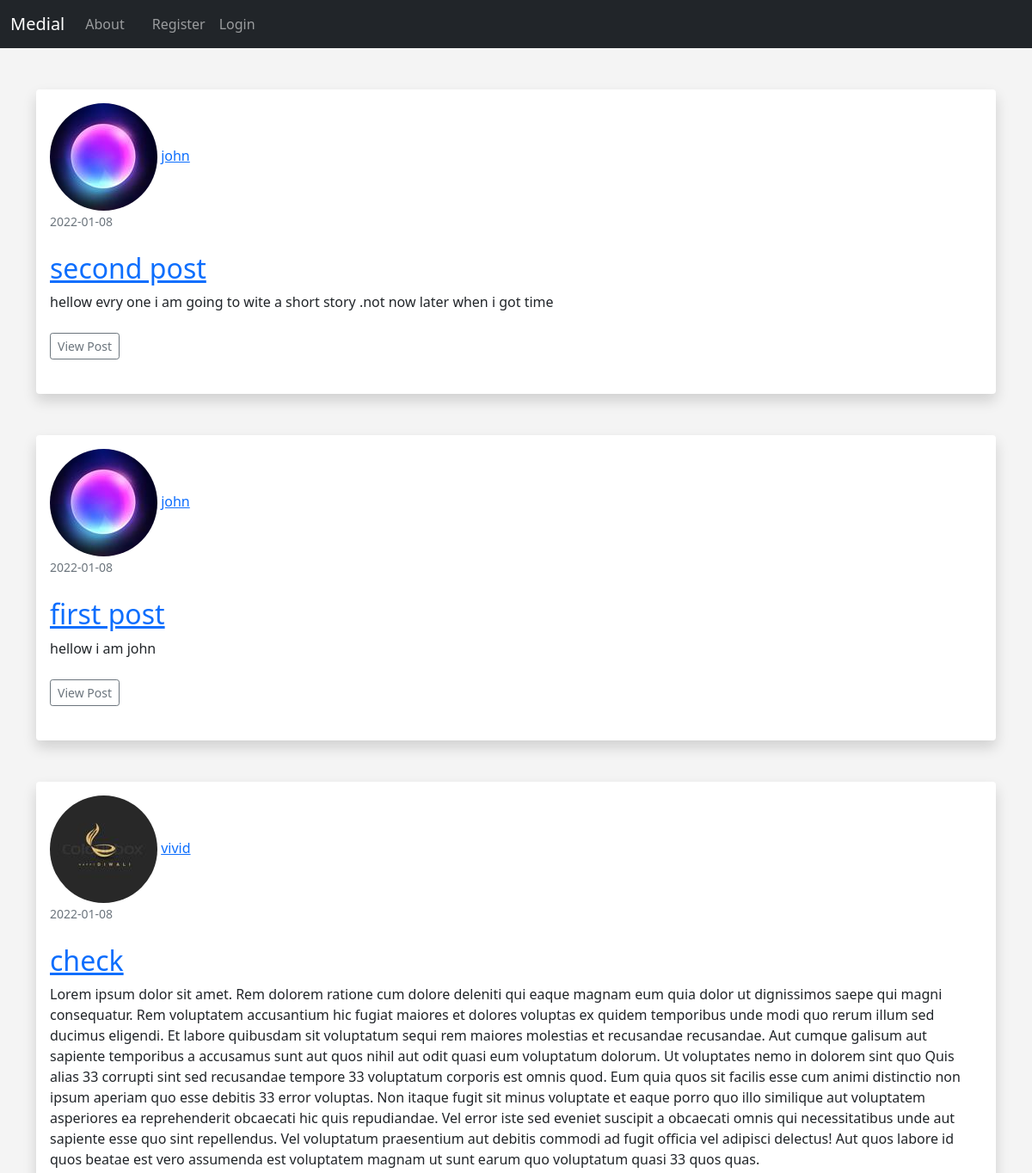
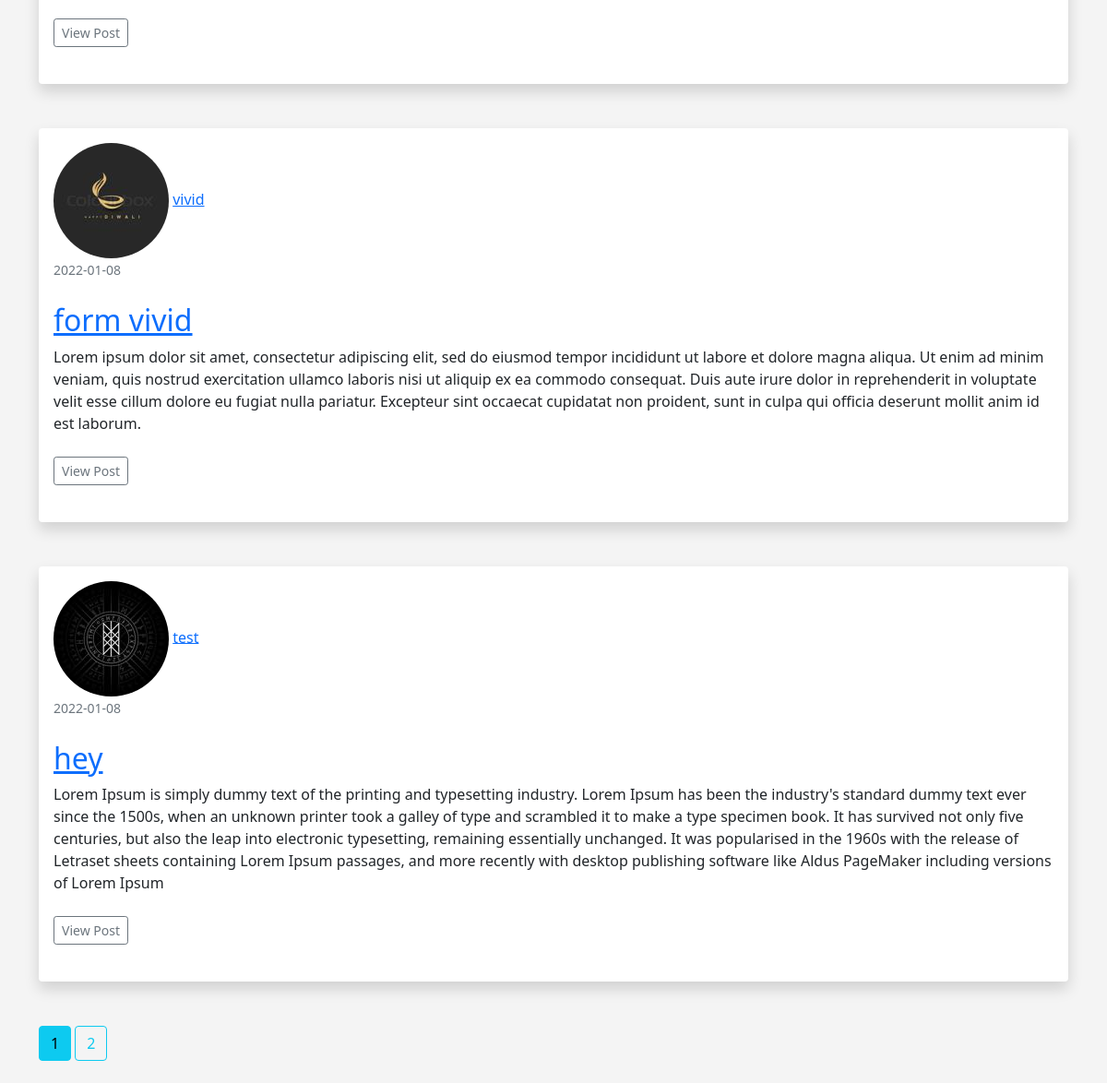
The page /home on the database its author committed (2 pictures, top to bottom).
### project/models.py (models this page shows, shortened)
class Post(db.Model):
    id = db.Column(db.Integer, primary_key=True)
    title = db.Column(db.String(100), nullable=False)
    date_posted = db.Column(db.DateTime, nullable=False, default=datetime.utcnow)
    content = db.Column(db.Text, nullable=False)
    user_id = db.Column(db.Integer, db.ForeignKey('user.id'), nullable=False)

class User(db.Model, UserMixin):
    id = db.Column(db.Integer, primary_key=True)
    username = db.Column(db.String(20), unique=True, nullable=False)
    email = db.Column(db.String(120), unique=True, nullable=False)
    image_file = db.Column(db.String(20), nullable=False, default='default.jpg')
    about_author = db.Column(db.Text(500), nullable=True)
    date_added = db.Column(db.DateTime, default=datetime.utcnow)
    password = db.Column(db.String(60), nullable=False)
    posts = db.relationship('Post', backref='poster')

### project/main1.py (the view)
@app.route('/')
@app.route("/home")
def home():
    page = request.args.get('page',1,type=int)
    posts = Post.query.order_by(Post.date_posted.desc()).paginate(page=page, per_page=5)
    return render_template('/home.html',posts=posts)

### project/templates/home.html (shortened to what this page needs)
{% extends "index.html" %}
{% block content %}
<br/>
    {% for post in posts.items %}
          <div class="shadow p-3 mb-5 bg-body rounded">
            <img class="rounded-circle" src="{{ url_for('static', filename='profile_pics/' + post.poster.image_file) }}">
              <a  href="{{ url_for('user_posts', username=post.poster.username) }}">{{ post.poster.username }}</a><br/>
              <small class="text-muted">{{ post.date_posted.strftime('%Y-%m-%d') }}</small><br/><br/>
             <h2><a  href="{{ url_for('post', post_id=post.id) }}">{{ post.title }}</a></h2>
             {{ post.content|safe }}
             <br/><br/>
            <a href="{{ url_for('post', post_id=post.id)}}" class="btn btn-outline-secondary btn-sm">View Post</a>
            <br/><br/>
          </div>
    {% endfor %}
    {% for page_num in posts.iter_pages(left_edge=1, right_edge=1, left_current=1, right_current=2) %}
      {% if page_num %}
        {% if posts.page == page_num %}
          <a class="btn btn-info mb-4" href="{{ url_for('home', page=page_num) }}">{{ page_num }}</a>
        {% else %}
          <a class="btn btn-outline-info mb-4" href="{{ url_for('home', page=page_num) }}">{{ page_num }}</a>
        {% endif %}
      {% else %}
        ...
      {% endif %}
    {% endfor %}
{% endblock %}

### project/templates/index.html (shortened to what this page needs)
<!DOCTYPE html>
<html lang="en">
<head>
	<link href="https://cdn.jsdelivr.net/npm/bootstrap@5.0.2/dist/css/bootstrap.min.css" rel="stylesheet">
	<link rel="stylesheet" type="text/css" href="{{ url_for('static', filename='styles.css') }}">
</head>
<body>
	{%  include 'navbar.html' %}
	<br/>
	<div class="container">
		{% block content %}
		{% endblock %}
	</div>
</body>
</html>

### project/templates/navbar.html (shortened to what this page needs)
<nav class="navbar navbar-expand-lg navbar-dark bg-dark">
    <div class="container-fluid">
      <a class="navbar-brand" href="{{ url_for('home') }}">Medial</a>
      <div class="collapse navbar-collapse" id="navbarSupportedContent">
        <ul class="navbar-nav me-auto mb-2 mb-lg-0">
            <li class="nav-item">
                <a class="nav-item nav-link" href="{{ url_for('about') }}">About</a>
            </li>
            <li class="nav-item">
                <a class="nav-item nav-link" href="{{ url_for('home') }}"></a>
            </li>
          {% if current_user.is_authenticated %}
            <li class="nav-item">
                <a class="nav-link" href="{{ url_for('account') }}">Account</a>
            </li>
            <li class="nav-item">
                <a class="nav-link" href="{{ url_for('predict') }}">predict</a>
            </li>
            <li class="nav-item">
              <a class="nav-link" href="{{ url_for('logout')}}">Logout</a>
            </li>
          <li class="nav-item">
            <a class=" nav-link" href="{{ url_for('new_post') }}">New Post</a>
          </li>
          {% else %}
          <li class="nav-item">
            <a class="nav-link" href="{{ url_for('register')}}">Register</a>
          </li>
          <li class="nav-item">
            <a class="nav-link" href="{{ url_for('login')}}">Login</a>
          </li>
          {% endif %}
        </ul>
      </div>
    </div>
  </nav>

### project/static/styles.css (style rules this page uses)
body { background: #f4f4f4; }

### rows shown on the page
Post: image_file (picture), poster.username "john", date_posted "2022-01-08", title "second post", content "hellow evry one i am going to wite a short story .not now later when i got time"
Post: image_file (picture), poster.username "john", date_posted "2022-01-08", title "first post", content "hellow i am john"
Post: image_file (picture), poster.username "vivid", date_posted "2022-01-08", title "check", content "Lorem ipsum dolor sit amet. Rem dolorem ratione cum dolore deleniti qui eaque magnam eum quia dolor ut dignissimos saepe qui magni consequatur. Rem voluptatem accusantium hic fugiat maiores et dolores voluptas ex quidem temporibus unde modi quo rerum illum sed ducimus eligendi. Et labore quibusdam sit voluptatum sequi rem maiores molestias et recusandae recusandae. Aut cumque galisum aut sapiente temporibus a accusamus sunt aut quos nihil aut odit quasi eum voluptatum dolorum. Ut voluptates nemo in dolorem sint quo Quis alias 33 corrupti sint sed recusandae tempore 33 voluptatum corporis est omnis quod. Eum quia quos sit facilis esse cum animi distinctio non ipsum aperiam quo esse debitis…"
Post: image_file (picture), poster.username "vivid", date_posted "2022-01-08", title "form vivid", content "Lorem ipsum dolor sit amet, consectetur adipiscing elit, sed do eiusmod tempor incididunt ut labore et dolore magna aliqua. Ut enim ad minim veniam, quis nostrud exercitation ullamco laboris nisi ut aliquip ex ea commodo consequat. Duis aute irure dolor in reprehenderit in voluptate velit esse cillum dolore eu fugiat nulla pariatur. Excepteur sint occaecat cupidatat non proident, sunt in culpa qui officia deserunt mollit anim id est laborum."
Post: image_file (picture), poster.username "test", date_posted "2022-01-08", title "hey", content "Lorem Ipsum is simply dummy text of the printing and typesetting industry. Lorem Ipsum has been the industry's standard dummy text ever since the 1500s, when an unknown printer took a galley of type and scrambled it to make a type specimen book. It has survived not only five centuries, but also the leap into electronic typesetting, remaining essentially unchanged. It was popularised in the 1960s with the release of Letraset sheets containing Lorem Ipsum passages, and more recently with desktop publishing software like Aldus PageMaker including versions of Lorem Ipsum"

### other values the page prints
{{ page_num }} "1"
{{ page_num }} "2"
